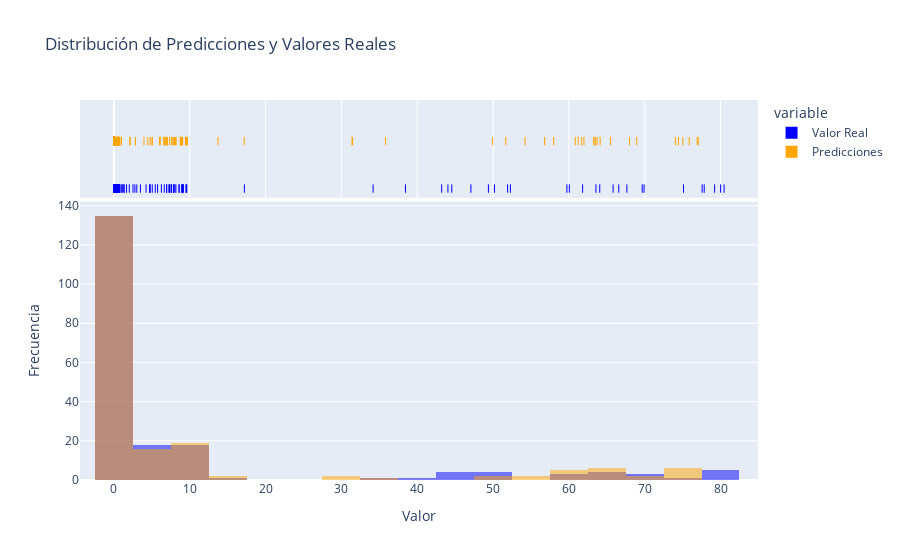

Notebook code cell kept with this figure:
### Code cell
# Creamos un DataFrame para Plotly Express
df = pd.DataFrame({'Valor Real': y_test, 'Predicciones': y_pred})

# Creamos gráfico de histograma apilado con Plotly Express
fig = px.histogram(df, nbins=30, marginal='rug', labels={'value': 'Valor'},
                   title='Distribución de Predicciones y Valores Reales',
                   category_orders={'variable': ['Valor Real', 'Predicciones']},
                   color_discrete_sequence=['blue', 'orange'],
                   barmode='overlay')

# Configuramos el diseño del gráfico
fig.update_layout(
    xaxis_title='Valor',
    yaxis_title='Frecuencia',
)

# Mostramos el gráfico
fig.show()

### Figure 1 — Plotly figure (JSON) as saved in the notebook; plotly's stock layout.template omitted (floating-point values rounded to 4 significant figures; data arrays with more than 128 entries replaced by an {"elided": "..."} marker saying what was removed)
{"data": [{"alignmentgroup": "True", "bingroup": "x", "hovertemplate": "variable=Valor Real<br>Valor=%{x}<br>count=%{y}<extra></extra>", "legendgroup": "Valor Real", "marker": {"color": "blue", "opacity": 0.5, "pattern": {"shape": ""}}, "name": "Valor Real", "nbinsx": 30, "offsetgroup": "Valor Real", "orientation": "v", "showlegend": true, "type": "histogram", "x": {"elided": "198 float values"}, "xaxis": "x", "yaxis": "y"}, {"alignmentgroup": "True", "boxpoints": "all", "fillcolor": "rgba(255,255,255,0)", "hoveron": "points", "hovertemplate": "variable=Valor Real<br>Valor=%{x}<extra></extra>", "jitter": 0, "legendgroup": "Valor Real", "line": {"color": "rgba(255,255,255,0)"}, "marker": {"color": "blue", "symbol": "line-ns-open"}, "name": "Valor Real", "offsetgroup": "Valor Real", "showlegend": false, "type": "box", "x": {"elided": "198 float values"}, "xaxis": "x2", "yaxis": "y2"}, {"alignmentgroup": "True", "bingroup": "x", "hovertemplate": "variable=Predicciones<br>Valor=%{x}<br>count=%{y}<extra></extra>", "legendgroup": "Predicciones", "marker": {"color": "orange", "opacity": 0.5, "pattern": {"shape": ""}}, "name": "Predicciones", "nbinsx": 30, "offsetgroup": "Predicciones", "orientation": "v", "showlegend": true, "type": "histogram", "x": {"elided": "198 float values"}, "xaxis": "x", "yaxis": "y"}, {"alignmentgroup": "True", "boxpoints": "all", "fillcolor": "rgba(255,255,255,0)", "hoveron": "points", "hovertemplate": "variable=Predicciones<br>Valor=%{x}<extra></extra>", "jitter": 0, "legendgroup": "Predicciones", "line": {"color": "rgba(255,255,255,0)"}, "marker": {"color": "orange", "symbol": "line-ns-open"}, "name": "Predicciones", "offsetgroup": "Predicciones", "showlegend": false, "type": "box", "x": {"elided": "198 float values"}, "xaxis": "x2", "yaxis": "y2"}], "layout": {"barmode": "overlay", "legend": {"title": {"text": "variable"}, "tracegroupgap": 0}, "title": {"text": "Distribución de Predicciones y Valores Reales"}, "xaxis": {"anchor": "y", "domain": [0, 1], "title": {"text": "Valor"}}, "xaxis2": {"anchor": "y2", "domain": [0, 1], "matches": "x", "showgrid": true, "showticklabels": false}, "yaxis": {"anchor": "x", "domain": [0, 0.7326], "title": {"text": "Frecuencia"}}, "yaxis2": {"anchor": "x2", "domain": [0.7426, 1], "matches": "y2", "showgrid": false, "showline": false, "showticklabels": false, "ticks": ""}}}
